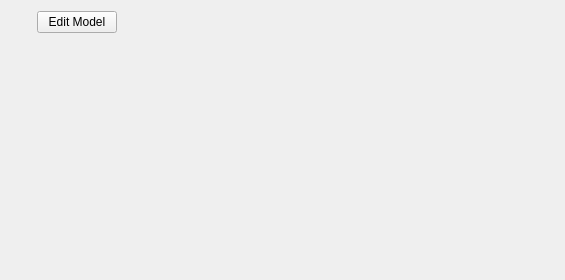
<?xml version="1.0" encoding="UTF-8"?>
<ui version="4.0">
 <class>model_stats_tab</class>
 <widget class="QWidget" name="model_stats_tab">
  <property name="geometry">
   <rect>
    <x>0</x>
    <y>0</y>
    <width>565</width>
    <height>280</height>
   </rect>
  </property>
  <property name="windowTitle">
   <string>Form</string>
  </property>
  <layout class="QHBoxLayout" name="horizontalLayout">
   <item>
    <layout class="QVBoxLayout" name="verticalLayout">
     <item>
      <widget class="ModelDisplayWidget" name="modelInfoWidget" native="true"/>
     </item>
     <item>
      <widget class="ModelAnnotationDisplayWidget" name="modelAnnotationWidget" native="true"/>
     </item>
     <item>
      <spacer name="verticalSpacer">
       <property name="orientation">
        <enum>Qt::Vertical</enum>
       </property>
       <property name="sizeHint" stdset="0">
        <size>
         <width>20</width>
         <height>40</height>
        </size>
       </property>
      </spacer>
     </item>
    </layout>
   </item>
   <item>
    <layout class="QVBoxLayout" name="verticalLayout_2">
     <item>
      <widget class="QPushButton" name="editModelSettingButton">
       <property name="text">
        <string>Edit Model</string>
       </property>
      </widget>
     </item>
     <item>
      <spacer name="verticalSpacer_2">
       <property name="orientation">
        <enum>Qt::Vertical</enum>
       </property>
       <property name="sizeHint" stdset="0">
        <size>
         <width>20</width>
         <height>40</height>
        </size>
       </property>
      </spacer>
     </item>
    </layout>
   </item>
   <item>
    <spacer name="horizontalSpacer">
     <property name="orientation">
      <enum>Qt::Horizontal</enum>
     </property>
     <property name="sizeHint" stdset="0">
      <size>
       <width>40</width>
       <height>20</height>
      </size>
     </property>
    </spacer>
   </item>
  </layout>
 </widget>
 <customwidgets>
  <customwidget>
   <class>ModelDisplayWidget</class>
   <extends>QWidget</extends>
   <header>GEMEditor.model.display.model</header>
   <container>1</container>
  </customwidget>
  <customwidget>
   <class>ModelAnnotationDisplayWidget</class>
   <extends>QWidget</extends>
   <header>GEMEditor.widgets.model</header>
   <container>1</container>
  </customwidget>
 </customwidgets>
 <resources/>
 <connections/>
</ui>
